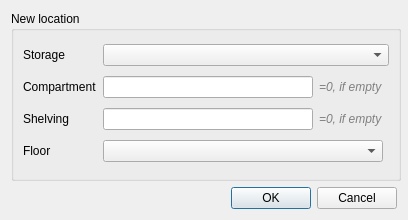
<?xml version="1.0" encoding="UTF-8"?>
<ui version="4.0">
 <class>MoveNodeDialog</class>
 <widget class="QDialog" name="MoveNodeDialog">
  <property name="geometry">
   <rect>
    <x>0</x>
    <y>0</y>
    <width>408</width>
    <height>220</height>
   </rect>
  </property>
  <property name="minimumSize">
   <size>
    <width>390</width>
    <height>220</height>
   </size>
  </property>
  <property name="maximumSize">
   <size>
    <width>408</width>
    <height>220</height>
   </size>
  </property>
  <property name="windowTitle">
   <string>Choose new location</string>
  </property>
  <property name="windowIcon">
   <iconset resource="../resources.qrc">
    <normaloff>:/icons/icon.png</normaloff>:/icons/icon.png</iconset>
  </property>
  <layout class="QVBoxLayout" name="verticalLayout">
   <item>
    <widget class="QGroupBox" name="groupBox">
     <property name="minimumSize">
      <size>
       <width>390</width>
       <height>0</height>
      </size>
     </property>
     <property name="title">
      <string>New location</string>
     </property>
     <layout class="QGridLayout" name="gridLayout">
      <item row="3" column="0">
       <widget class="QLabel" name="label_4">
        <property name="text">
         <string>Shelving</string>
        </property>
       </widget>
      </item>
      <item row="2" column="0">
       <widget class="QLabel" name="label_3">
        <property name="text">
         <string>Compartment</string>
        </property>
       </widget>
      </item>
      <item row="0" column="0">
       <widget class="QLabel" name="label">
        <property name="sizePolicy">
         <sizepolicy hsizetype="Preferred" vsizetype="Preferred">
          <horstretch>0</horstretch>
          <verstretch>0</verstretch>
         </sizepolicy>
        </property>
        <property name="text">
         <string>Storage</string>
        </property>
       </widget>
      </item>
      <item row="4" column="1" colspan="2">
       <widget class="QComboBox" name="cB_floor"/>
      </item>
      <item row="3" column="2">
       <widget class="QLabel" name="label_12">
        <property name="styleSheet">
         <string notr="true">color:gray;font-size:12px;font-style:italic;</string>
        </property>
        <property name="text">
         <string>=0, if empty</string>
        </property>
       </widget>
      </item>
      <item row="3" column="1">
       <widget class="QLineEdit" name="sB_shelving"/>
      </item>
      <item row="4" column="0">
       <widget class="QLabel" name="label_2">
        <property name="text">
         <string>Floor</string>
        </property>
       </widget>
      </item>
      <item row="0" column="1" colspan="3">
       <widget class="QComboBox" name="cB_storage">
        <property name="styleSheet">
         <string notr="true"/>
        </property>
       </widget>
      </item>
      <item row="2" column="2">
       <widget class="QLabel" name="label_11">
        <property name="styleSheet">
         <string notr="true">color:gray;font-size:12px;font-style:italic;</string>
        </property>
        <property name="text">
         <string>=0, if empty</string>
        </property>
       </widget>
      </item>
      <item row="2" column="1">
       <widget class="QLineEdit" name="sB_compartment"/>
      </item>
     </layout>
    </widget>
   </item>
   <item>
    <widget class="QDialogButtonBox" name="buttonBox">
     <property name="orientation">
      <enum>Qt::Horizontal</enum>
     </property>
     <property name="standardButtons">
      <set>QDialogButtonBox::Cancel|QDialogButtonBox::Ok</set>
     </property>
    </widget>
   </item>
  </layout>
 </widget>
 <resources>
  <include location="../resources.qrc"/>
 </resources>
 <connections>
  <connection>
   <sender>buttonBox</sender>
   <signal>accepted()</signal>
   <receiver>MoveNodeDialog</receiver>
   <slot>accept()</slot>
   <hints>
    <hint type="sourcelabel">
     <x>248</x>
     <y>254</y>
    </hint>
    <hint type="destinationlabel">
     <x>157</x>
     <y>274</y>
    </hint>
   </hints>
  </connection>
  <connection>
   <sender>buttonBox</sender>
   <signal>rejected()</signal>
   <receiver>MoveNodeDialog</receiver>
   <slot>reject()</slot>
   <hints>
    <hint type="sourcelabel">
     <x>316</x>
     <y>260</y>
    </hint>
    <hint type="destinationlabel">
     <x>286</x>
     <y>274</y>
    </hint>
   </hints>
  </connection>
 </connections>
</ui>
